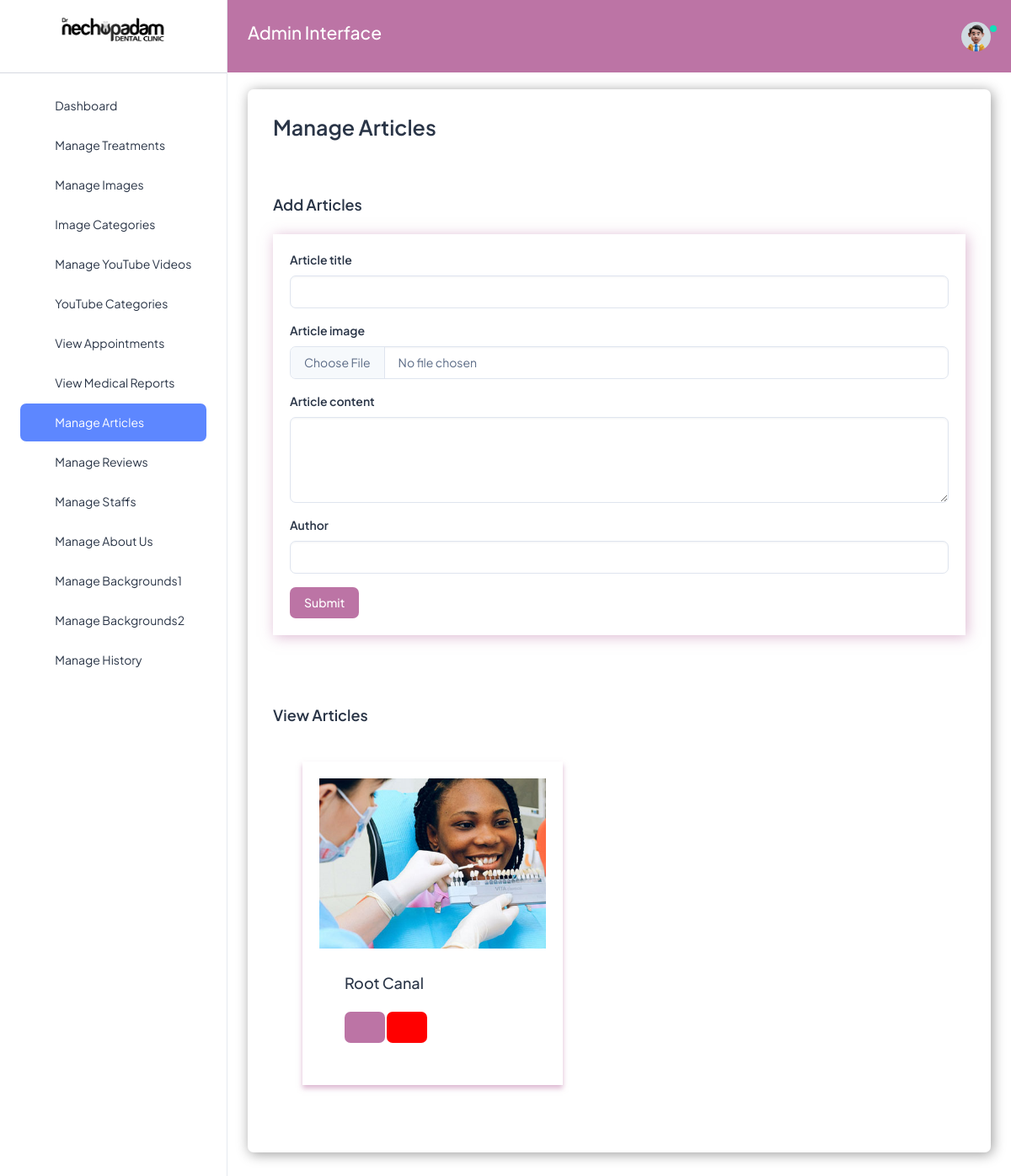
The app's page /articles (signed in) with its own data.
### nechuwebapp/models.py (models this page shows, shortened)
class Article(models.Model):
    title = models.CharField(max_length=200)
    category = models.CharField(max_length=200)
    image = models.ImageField(upload_to='myimages/', null=True, blank=True)
    author = models.CharField(max_length=200)
    content = models.TextField()
    uploaded_date = models.DateTimeField(auto_now_add=True)
    edited_date = models.DateTimeField(auto_now=True)
    @property
    def imageURL(self):
        try:
            url = self.image.url
        except:
            url = ''
        return  url

### nechuwebapp/views.py (the view)
# urls.py: path('articles', views.articles, name='articles'),
def articles(request):
    articles = Article.objects.all()
    context = {'articles':articles}
    return render(request, 'nechuadmin/articles.html', context)

### nechuwebapp/templates/nechuadmin/articles.html (shortened to what this page needs)
{% extends 'nechuadmin/base.html' %}
{% load static %}
{% block content %}
<h1 class="card-title fw-semibold mb-4" style="font-size:25px;">Manage Articles</h1>
<br>
<br>
<h5 class="card-title fw-semibold mb-4">Add Articles</h5>
  <div class="custom-card" style="box-shadow: 2px 2px 15px rgba(188, 116, 165, 0.5); padding: 20px;">
    <form action="{% url 'add_article' %}" enctype="multipart/form-data" method="POST">
      <div class="mb-3">
        <label for="treatmentTitle" class="form-label">Article title</label>
        <input type="text" class="form-control" id="treatmentTitle" aria-describedby="titleHelp" name="title">
      </div>
      <div class="mb-3">
        <label for="treatmentImage" class="form-label">Article image</label>
        <input type="file" class="form-control" id="treatmentImage" name="image">
      </div>
      <div class="mb-3">
        <label for="treatmentDescription" class="form-label">Article content</label>
        <textarea class="form-control" id="treatmentDescription" rows="4" name="content"></textarea>
      </div>
      <div class="mb-3">
        <label for="treatmentTitl" class="form-label">Author</label>
        <input type="text" class="form-control" id="treatmentTitl" aria-describedby="titleHelp" name="author">
      </div>
      <button type="submit" class="btn" style="background-color:#bc74a5; color:white;">Submit</button>
    </form>
  </div>
<br>
<br>
<br>
<br>
<h5 class="card-title fw-semibold mb-4">View Articles</h5>
<br>
<div class="card-container">
  {% for i in articles %}
    <div class="custom-cardtwo" onclick="window.location.href='{% url 'singlearticle' i.pk %}'">
      <img src="{{i.imageURL}}" alt="Treatment Image" style="width: 100%;">
      <div class="card-body">
        <h5 class="card-title">{{i.title}}</h5>
        <a href="{% url 'edit_article' i.pk %}"><button class="btn btn-square" style="background-color:#bc74a5; color:white;">
          <i class="ti ti-pencil fs-5"></i>
        </button></a>
        <a href="{% url 'delete_article' i.pk %}"><button class="btn btn-square" style="background-color:red; color:white;">
          <i class="ti ti-trash fs-5"></i>
        </button>
      </div></a>
    </div>
  {% endfor %}
</div>
{% endblock %}

### nechuwebapp/templates/nechuadmin/base.html (style rules this page uses)
.custom-card { box-shadow: 2px 2px 15px rgba(0, 0, 0, 0.4); }

### nechuwebapp/templates/nechuadmin/articles.html (style rules this page uses)
.card-container { display: flex; flex-wrap: wrap; justify-content: space-between; gap: 10px; margin: 0 35px; }
.custom-cardtwo { box-shadow: 0 4px 6px rgba(188, 116, 165, 0.5); width: calc(42% - 7px); padding: 20px; cursor: pointer; transition: transform 0.2s; margin-bottom:50px; }

### records on screen
Article: imageURL (picture), title "Root Canal"
